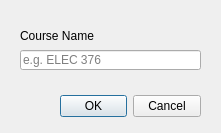
<?xml version="1.0" encoding="UTF-8"?>
<ui version="4.0">
 <class>CourseCreateDialog</class>
 <widget class="QDialog" name="CourseCreateDialog">
  <property name="geometry">
   <rect>
    <x>0</x>
    <y>0</y>
    <width>221</width>
    <height>133</height>
   </rect>
  </property>
  <property name="windowTitle">
   <string>Dialog</string>
  </property>
  <widget class="QDialogButtonBox" name="buttonBox">
   <property name="geometry">
    <rect>
     <x>60</x>
     <y>90</y>
     <width>141</width>
     <height>32</height>
    </rect>
   </property>
   <property name="orientation">
    <enum>Qt::Orientation::Horizontal</enum>
   </property>
   <property name="standardButtons">
    <set>QDialogButtonBox::StandardButton::Cancel|QDialogButtonBox::StandardButton::Ok</set>
   </property>
  </widget>
  <widget class="QLineEdit" name="courseNameEdit">
   <property name="geometry">
    <rect>
     <x>20</x>
     <y>50</y>
     <width>181</width>
     <height>20</height>
    </rect>
   </property>
   <property name="inputMask">
    <string/>
   </property>
   <property name="placeholderText">
    <string>e.g. ELEC 376</string>
   </property>
  </widget>
  <widget class="QLabel" name="label">
   <property name="geometry">
    <rect>
     <x>20</x>
     <y>20</y>
     <width>81</width>
     <height>31</height>
    </rect>
   </property>
   <property name="text">
    <string>Course Name</string>
   </property>
  </widget>
 </widget>
 <resources/>
 <connections>
  <connection>
   <sender>buttonBox</sender>
   <signal>accepted()</signal>
   <receiver>CourseCreateDialog</receiver>
   <slot>accept()</slot>
   <hints>
    <hint type="sourcelabel">
     <x>248</x>
     <y>254</y>
    </hint>
    <hint type="destinationlabel">
     <x>157</x>
     <y>274</y>
    </hint>
   </hints>
  </connection>
  <connection>
   <sender>buttonBox</sender>
   <signal>rejected()</signal>
   <receiver>CourseCreateDialog</receiver>
   <slot>reject()</slot>
   <hints>
    <hint type="sourcelabel">
     <x>316</x>
     <y>260</y>
    </hint>
    <hint type="destinationlabel">
     <x>286</x>
     <y>274</y>
    </hint>
   </hints>
  </connection>
 </connections>
</ui>
